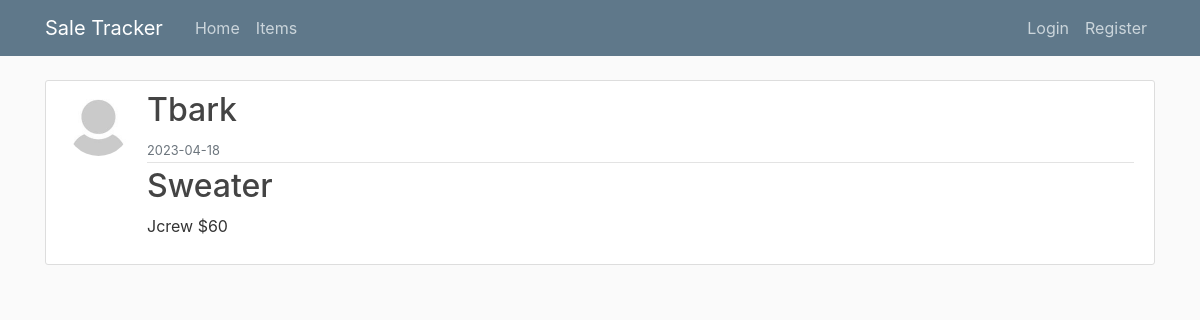
/post/6, run on the app's committed database.
### saleWA/models.py (models this page shows, shortened)
class Users(db.Model, UserMixin): #create classes for database, each class is like a table
    id = db.Column(db.Integer, primary_key=True)
    username = db.Column(db.String(10), unique=True, nullable=False)
    email = db.Column(db.String(100), unique=True, nullable=False)
    image_file = db.Column(db.String(20), nullable=False, default='default.jpg') #have to have at least default image
    password = db.Column(db.String(60), nullable=False)
    posts = db.relationship('Post', backref='author', lazy=True) #relationship to Post model, pass in as string, backref allows us to use the author attribute to get user who made the post, lazy=True means SQLAlchemy loads data as necessary in one go

class Post(db.Model): # this is just from video walkthrough, will probably need to change/check and make sure this is how it should run
    id = db.Column(db.Integer, primary_key=True)
    title = db.Column(db.String(100), nullable=False)
    date_posted = db.Column(db.DateTime, nullable=False, default=datetime.utcnow)
    content = db.Column(db.Text, nullable=False)
    user_id = db.Column(db.Integer, db.ForeignKey('users.id'), nullable=False) #using lowercase user here because we're referencing table name

### saleWA/routes.py (the view)
@app.route('/post/<int:post_id>')
def post(post_id):
    post = Post.query.get_or_404(post_id)
    return render_template('post.html', title=post.title, post=post)

### saleWA/templates/post.html (shortened to what this page needs)
{% extends "layout.html" %}
{% block content %}
    <article class="media content-section">
        <img class="rounded-circle article-img" src="{{ url_for('static', filename='profile_pics/' + post.author.image_file) }}">
        <div class="media-body">
            <div class="article-metadata">
                <h2 class="article-title">{{ post.author.username }}</h2>
                <small class="text-muted">{{  post.date_posted.strftime('%Y-%m-%d') }}</small>
            </div>
            <h2 class="article-title"> {{ post.title }}</h2>
            <p class="article-content"> {{ post.content }} </p>
        </div>
    </article>
{% endblock content %}

### saleWA/static/main.css (style rules this page uses)
body { background: #fafafa; color: #333333; margin-top: 5rem; }
h1, h2, h3, h4, h5, h6 { color: #444444; }
.content-section { background: #ffffff; padding: 10px 20px; border: 1px solid #dddddd; border-radius: 3px; margin-bottom: 20px; }
.article-title { color: #444444; }
.article-content { white-space: pre-line; }
.article-img { height: 65px; width: 65px; margin-right: 16px; }
.article-metadata { padding-bottom: 1px; margin-bottom: 4px; border-bottom: 1px solid #e3e3e3 }

### data on the page
Users: image_file (picture), author.username "Tbark"
Post: date_posted "2023-04-18", title "Sweater", content "Jcrew $60"
